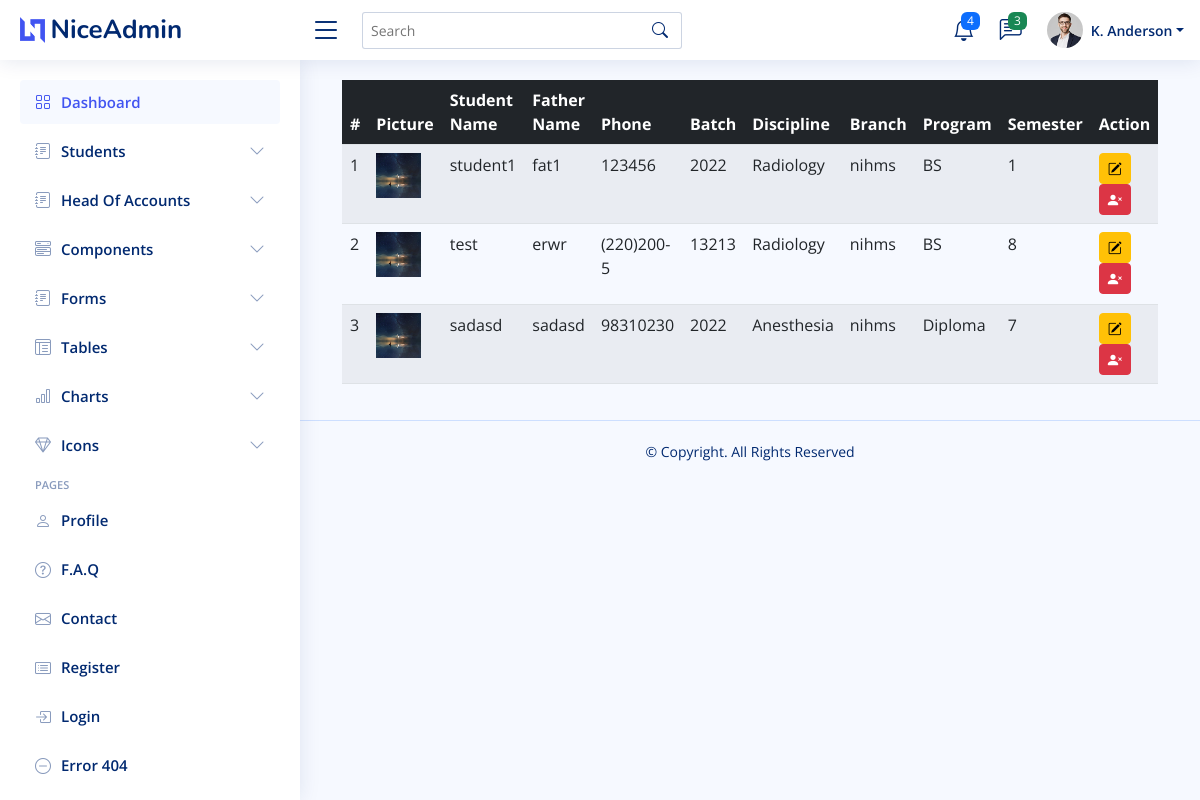
/views/students/students.php, run on the app's committed database.
### tables this page shows
CREATE TABLE `student` (
  `id` int(11) NOT NULL,
  `student_name` varchar(512) DEFAULT NULL,
  `father_name` varchar(512) DEFAULT NULL,
  `phone` varchar(512) DEFAULT NULL,
  `batch` varchar(512) DEFAULT NULL,
  `discipline` varchar(512) DEFAULT NULL,
  `picture_path` longtext DEFAULT NULL,
  `status` varchar(11) DEFAULT '1',
  `created_on` datetime DEFAULT NULL
);

CREATE TABLE `discipline` (
  `id` int(11) NOT NULL,
  `discipline_name` varchar(512) DEFAULT NULL,
  `branch` varchar(512) DEFAULT NULL,
  `program` varchar(255) DEFAULT NULL,
  `system_type` varchar(64) DEFAULT NULL,
  `num_of_semesters` int(11) DEFAULT NULL,
  `num_of_years` int(11) DEFAULT NULL,
  `status` varchar(11) NOT NULL DEFAULT '1'
);

CREATE TABLE `student_semester` (
  `id` int(11) NOT NULL,
  `semester_number` varchar(512) DEFAULT NULL,
  `student_id` varchar(512) DEFAULT NULL,
  `status` varchar(11) DEFAULT '1',
  `created_on` datetime DEFAULT NULL
);

### views/students/students.php (the view, shortened to what this page needs)
<?php
include '../../includes/header.php';
include '../../includes/sidebar.php';
?>
<main id="main" class="main">
<div class="container-fluid">
<div class="table-responsive">
  <table class="table table-striped datatable " id="students_table">
  <thead class="bg-dark text-white">
    <tr>
      <th scope="col">#</th>
      <th scope="col">Picture</th>
      <th scope="col">Student Name</th>
      <th scope="col">Father Name</th>
      <th scope="col">Phone</th>
      <th scope="col">Batch</th>
      <th scope="col">Discipline</th>
      <th scope="col">Branch</th>
      <th scope="col">Program</th>
      <th scope="col">Semester</th>
      <th scope="col">Action</th>
    </tr>
  </thead>
  <tbody>
    <?php
    $ret=mysqli_query($con,"SELECT * FROM `student` ");
    $count = 1;
    while ($row=mysqli_fetch_array($ret))
    {
      $student_id = $row['id'];
      $discipline = $row['discipline'];
      $check_semester = mysqli_fetch_array(mysqli_query($con,"SELECT * FROM `student_semester` WHERE `student_id` = '$student_id' ORDER BY created_on DESC LIMIT 1"));
      if(!empty($check_semester)){
        $semester = $check_semester['semester_number'];
      }
      else{
        $semester = NULL;
      }
      $check_discipline = mysqli_fetch_array(mysqli_query($con,"SELECT * FROM `discipline` WHERE `id` = '$discipline'"));
      $discipline_name = $check_discipline['discipline_name'];
      $discipline_branch= $check_discipline['branch'];
      $discipline_program = $check_discipline['program'];
      ?>
      <tr>
        <td><?=$count?></td>
        <td>
          <img src="../../<?=$row['picture_path']?>" height="45" width="45">
        </td>
        <td>
          <p class="text-sm"><?=$row['student_name']?></p></td>
        <td>
          <p class="text-sm"><?=$row['father_name']?></p>
        </td>
        <td>
          <p class="text-sm"><?=$row['phone']?></p></td>
        <td>
          <p class="text-sm"><?=$row['batch']?></p>
        </td>
        <td>
          <p class="text-sm"><?=$discipline_name?></p>
        </td>
        <td>
          <p class="text-sm"><?=$discipline_branch?></p>
        </td>
        <td>
          <p class="text-sm"><?=$discipline_program?></p>
        </td>
        <td>
          <p class="text-sm"><?=$semester?></p>
        </td>
        <td>
          <div>
            <button class="btn btn-sm btn-warning" onclick="edit_student_detail(<?=$student_id?>)" data-bs-toggle="modal" data-bs-target="#edit_student_modal"><i class="bi bi-pencil-square"></i></button>
            <button class="btn btn-sm btn-danger" onclick="delete_student(<?=$student_id?>)"><i class="bi bi-person-x-fill"></i></button>
          </div>
        </td>
      </tr>
      <?php
      $count++;
    }
    ?>
  </tbody>
</table>
</div>
</div>
</main>
<?php
include '../../includes/footer.php';
?>

### assets/css/style.css (style rules this page uses)
:root { scroll-behavior: smooth; }
body { font-family: "Open Sans", sans-serif; background: #f6f9ff; color: #444444; }
#main { margin-top: 60px; padding: 20px 30px; transition: all 0.3s; }
@media (min-width: 1200px) { #main, #footer { margin-left: 300px; } }

### data on the page
student: picture_path (picture), student_name "student1", father_name "fat1", phone "123456", batch "2022", discipline.discipline_name "Radiology", discipline.branch "nihms", discipline.program "BS", student_semester.semester_number "1"
student: picture_path (picture), student_name "test", father_name "erwr", phone "(220)200-5", batch "13213", discipline.discipline_name "Radiology", discipline.branch "nihms", discipline.program "BS", student_semester.semester_number "8"
student: picture_path (picture), student_name "sadasd", father_name "sadasd", phone "98310230", batch "2022", discipline.discipline_name "Anesthesia", discipline.branch "nihms", discipline.program "Diploma", student_semester.semester_number "7"
